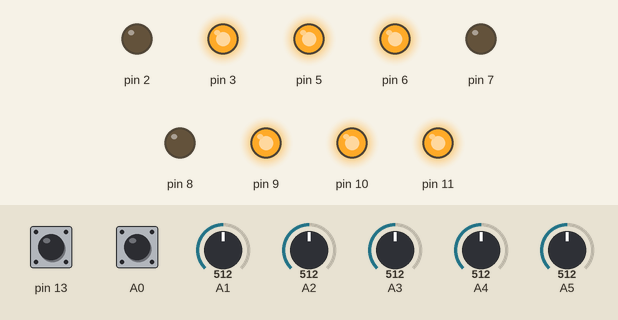
Recording of a sketch running on a simulated Arduino Uno, built with avr-gcc and run on an emulated ATmega328P. Shown: output pins drawn as LEDs (lit = HIGH). Inputs (shaded band) come from the test bench; at power-on: A1 = 512, pin 13 HIGH, A2 = 512, A0 HIGH, A3 = 512, A4 = 512, A5 = 512. What the sketch prints to the serial monitor is not drawn.

Above: at 1.2 s.
1.3 s: A1 set to 312
2.8 s: A1 set to 284
At 3.57 s:
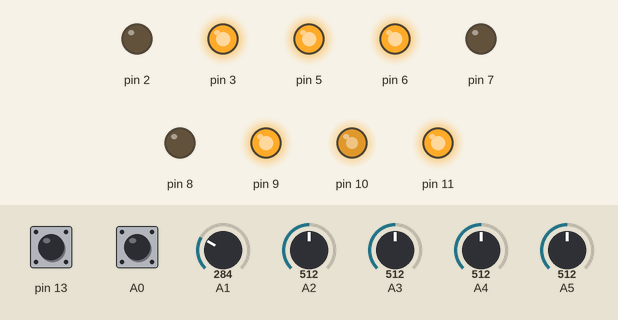
5.8 s: pin 13 pulled LOW for 1 s
At 6.2 s:
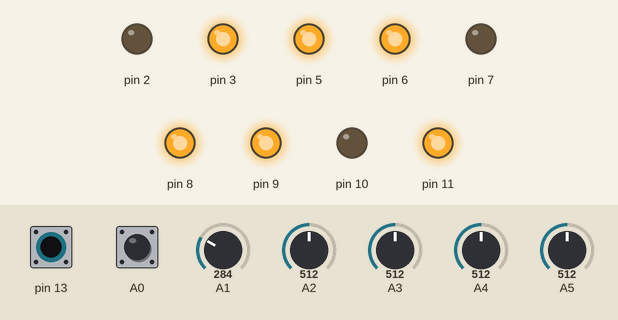
8.8 s: A2 set to 308
11.0 s: A2 set to 282
At 11.16 s:
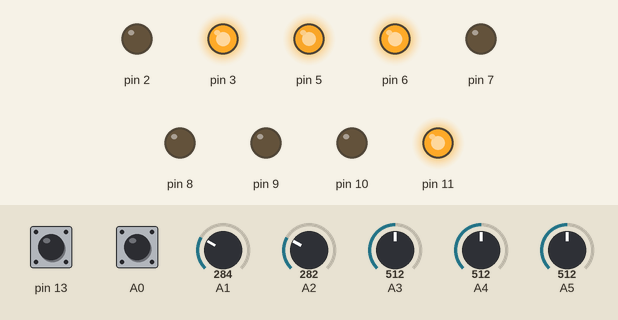
14.0 s: A0 pulled LOW for 0.15 s
At 17.8 s:
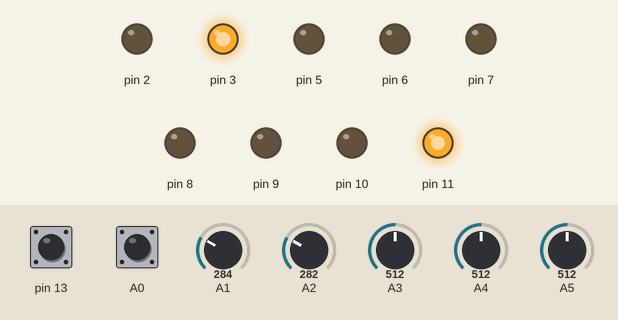
Timing chart, 0 to 18.0 s (numbered marks = the images above; inputs shaded):
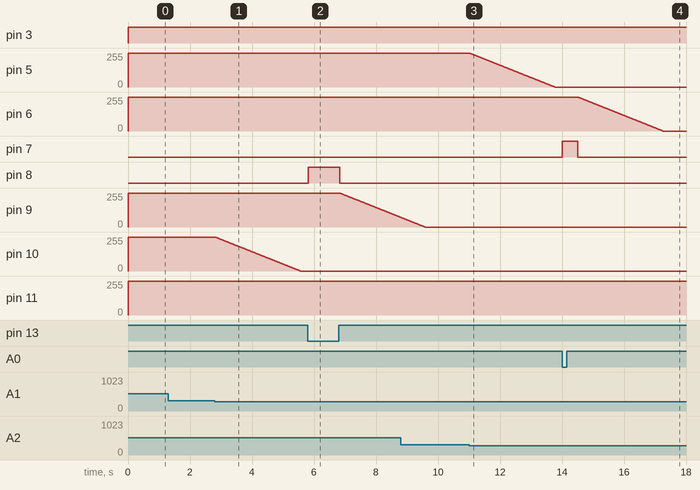

The sketch:

scoreboard.ino
```cpp
int green1 = 255;
int red1 = 255;
int blue1 = 255;
int green2 = 255;
int red2 = 255;
int blue2 = 255;
int color1 = 0;
int color2 = 0;
int stickUp = 0;
int stickDown = 800;
int realRed = 0;
int realGreen = 0;
int realBlue = 0;

void setup() {
  // put your setup code here, to run once:
  pinMode(2, OUTPUT);
  pinMode(6, OUTPUT);
  pinMode(5, OUTPUT);
  pinMode(3, OUTPUT);
  pinMode(8, OUTPUT);
  pinMode(7, OUTPUT);
  pinMode(A0, INPUT_PULLUP);
  pinMode(13, INPUT_PULLUP);

  Serial.begin(115200);
}

void loop() {
  // put your main code here, to run repeatedly:
  int inputZ1 = digitalRead(13);
  int inputY1 = analogRead(A1);
  int inputZ2 = digitalRead(A0);
  int inputY2 = analogRead(A2);
  Serial.println(inputZ1);
  Serial.println(inputZ2);

  //player 1

  if(inputZ1 == 0){
    color1++;
    digitalWrite(8, HIGH);
    //Serial.println("stick1");
    delay(500);
  } else {
    digitalWrite(8, LOW);
    //Serial.println("stick1 off");
  }
  //green control
  if(color1 % 3 == 0){
    if(inputY1 > 900 && green1 < 255){
      green1++;
    }
    if(inputY1 < 300 && green1 > 0){
      green1--;
    }
  }
  //red control
  if(color1 % 3 == 1){
    if(inputY1 > 900 && red1 < 255){
      red1++;
    }
    if(inputY1 < 300 && red1 > 0){
      red1--;
    }
  }
  //blue control
  if(color1 % 3 == 2){
    if(inputY1 > 900 && blue1 < 255){
      blue1++;
    }
    if(inputY1 < 300 && blue1 > 0){
      blue1--;
    }
  }

  //player 2

  if(inputZ2 == 0){
    color2++;
    digitalWrite(7, HIGH);
    //Serial.println("stick2");
    delay(500);
  } else {
    digitalWrite(7, LOW);
    //Serial.println("stick2 off");
  }
  //green control
  if(color2 % 3 == 0){
    if(inputY2 > 900 && green2 < 255){
      green2++;
    }
    if(inputY2 < 300 && green2 > 0){
      green2--;
    }
  }
  //red control
  if(color2 % 3 == 1){
    if(inputY2 > 900 && red2 < 255){
      red2++;
    }
    if(inputY2 < 300 && red2 > 0){
      red2--;
    }
  }
  //blue control
  if(color2 % 3 == 2){
    if(inputY2 > 900 && blue2 < 255){
      blue2++;
    }
    if(inputY2 < 300 && blue2 > 0){
      blue2--;
    }
  }
  delay(10);

  analogWrite(11, red1);
  analogWrite(10, green1);
  analogWrite(9, blue1);
  analogWrite(6, red2);
  analogWrite(5, green2);
  analogWrite(3, blue2);

  realRed = analogRead(A3);
  realGreen = analogRead(A4);
  realBlue = analogRead(A5);

  if(abs(red1 - realRed) <= 25 && abs(green1 - realGreen) <= 25 && abs(blue1 - realBlue <= 25)){
    digitalWrite(2, HIGH);
  }
  if(abs(red2 - realRed) <= 25 && abs(green2 - realGreen) <= 25 && abs(blue2 - realBlue <= 25)){
    digitalWrite(12, HIGH);
  }

}
```

Measured:
- the behaviour switches between 300 and 299 on A1 (found by bisection; images 0 and 1)
- the behaviour switches between 300 and 299 on A2 (found by bisection; images 2 and 3)
- after the input at 2.8 s, pin 10: moves from 255/255 to 0/255 over 2.7 s, starting at once
- after the input at 5.8 s, pin 8: LOW → HIGH at once, → LOW 1.0 s later; pin 9: moves from 255/255 to 72/255 over 2.0 s, starting after 1.0 s; pin 11: 255/255 → 254/255 after 0.52 s
- after the input at 11.0 s, pin 5: moves from 255/255 to 0/255 over 2.7 s, starting at once
- after the input at 14.0 s, pin 6: moves from 255/255 to 0/255 over 2.7 s, starting after 0.51 s; pin 7: LOW → HIGH at once, → LOW 0.51 s later
